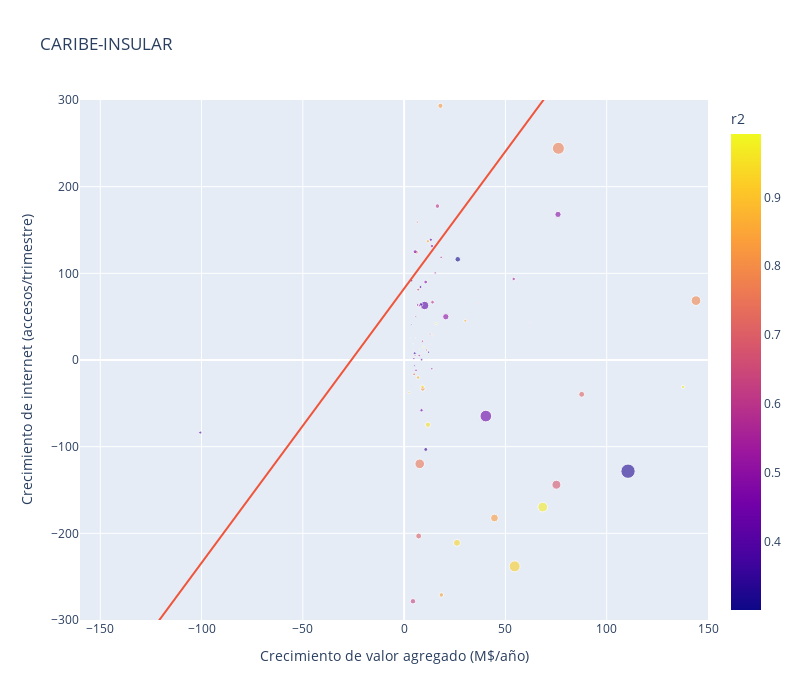

The notebook cell saved with this chart:
### Markdown cell above
Estas gráficas de $\beta_1(\alpha_1)$ ofrecen patrones interesantes de asociación para cada región. El tamaño de los marcadores es proporcional a $\sqrt{\bar{a}}$ (medida del tamaño del mercado). El color es proporcional a $r^2$ de la pendiente de $\beta_1$. Esto último quiere decir que los puntos más amarillos ofrecen un patrón estadísticamente más certero.

### Code cell
regg=regl[5]
rx=[-160,150]
ry=[-300,300]
# rx=None
# ry=None
fig = px.scatter(dfmpc[dfmpc.region==regg], x="vaslope", y="slope",size="meanacc", color="r2",hover_name="mpio",size_max=50,width=800,height=700,labels={"vaslope": "Crecimiento de valor agregado (M$/año)","slope": "Crecimiento de internet (accesos/trimestre)"},opacity=0.6,trendline='ols',title=regg,template='plotly',range_y=ry,range_x=rx)

fig.show()

### Figure 1 — Plotly figure (JSON) as saved in the notebook; plotly's stock layout.template omitted (floating-point values rounded to 4 significant figures)
{"data": [{"hovertemplate": "<b>%{hovertext}</b><br><br>Crecimiento de valor agregado (M$/año)=%{x}<br>Crecimiento de internet (accesos/trimestre)=%{y}<br>meanacc=%{marker.size}<br>r2=%{marker.color}<extra></extra>", "hovertext": ["ATLÁNTICO-BARRANQUILLA", "CESAR-VALLEDUPAR", "CÓRDOBA-MONTERÍA", "LA GUAJIRA-RIOHACHA", "MAGDALENA-SANTA MARTA", "SUCRE-SINCELEJO", "BOLÍVAR-CARTAGENA", "ARCHIPIÉLAGO DE SAN ANDRÉS, PROVIDENCIA Y SANTA CATALINA-SAN ANDRÉS", "CESAR-AGUSTÍN CODAZZI", "CESAR-BOSCONIA", "CESAR-CHIRIGUANÁ", "CESAR-CURUMANÍ", "CESAR-EL PASO", "CESAR-MANAURE", "CESAR-PAILITAS", "CESAR-RÍO DE ORO", "CESAR-SAN ALBERTO", "CESAR-SAN DIEGO", "LA GUAJIRA-ALBANIA", "LA GUAJIRA-BARRANCAS", "LA GUAJIRA-DISTRACCIÓN", "LA GUAJIRA-FONSECA", "LA GUAJIRA-MAICAO", "LA GUAJIRA-SAN JUAN DEL CESAR", "CÓRDOBA-LORICA", "MAGDALENA-EL BANCO", "SUCRE-COROZAL", "SUCRE-SANTIAGO DE TOLÚ", "CÓRDOBA-SAHAGÚN", "ATLÁNTICO-SOLEDAD", "MAGDALENA-PIVIJAY", "MAGDALENA-FUNDACIÓN", "MAGDALENA-PLATO", "MAGDALENA-CIÉNAGA", "BOLÍVAR-TURBACO", "LA GUAJIRA-VILLANUEVA", "BOLÍVAR-ARJONA", "SUCRE-SAN LUIS DE SINCÉ", "BOLÍVAR-SAN PABLO", "BOLÍVAR-SAN JUAN NEPOMUCENO", "BOLÍVAR-SANTA CRUZ DE MOMPOX", "ATLÁNTICO-SANTO TOMÁS", "MAGDALENA-ARIGUANÍ", "SUCRE-SAN ONOFRE", "ATLÁNTICO-GALAPA", "SUCRE-SAN MARCOS", "MAGDALENA-ARACATACA", "SUCRE-SUCRE", "CÓRDOBA-SAN CARLOS", "SUCRE-COVEÑAS", "SUCRE-MORROA", "SUCRE-SAN JUAN DE BETULIA", "CÓRDOBA-PUERTO ESCONDIDO", "CÓRDOBA-PUERTO LIBERTADOR", "CÓRDOBA-SAN ANDRÉS DE SOTAVENTO", "CÓRDOBA-SAN BERNARDO DEL VIENTO", "CÓRDOBA-SAN PELAYO", "CÓRDOBA-LOS CÓRDOBAS", "CÓRDOBA-AYAPEL", "CÓRDOBA-CANALETE", "CÓRDOBA-CIÉNAGA DE ORO", "CÓRDOBA-COTORRA", "ARCHIPIÉLAGO DE SAN ANDRÉS, PROVIDENCIA Y SANTA CATALINA-PROVIDENCIA", "BOLÍVAR-EL PEÑÓN", "BOLÍVAR-HATILLO DE LOBA", "BOLÍVAR-MARGARITA", "BOLÍVAR-SAN FERNANDO", "BOLÍVAR-NOROSÍ", "BOLÍVAR-PINILLOS", "BOLÍVAR-REGIDOR", "BOLÍVAR-SANTA ROSA", "MAGDALENA-ALGARROBO", "MAGDALENA-CHIVOLO", "MAGDALENA-REMOLINO", "MAGDALENA-SAN SEBASTIÁN DE BUENAVISTA", "MAGDALENA-SANTA ANA", "MAGDALENA-EL RETÉN", "MAGDALENA-NUEVA GRANADA", "MAGDALENA-PIJIÑO DEL CARMEN", "ATLÁNTICO-CANDELARIA", "BOLÍVAR-ACHÍ", "ATLÁNTICO-LURUACO", "ATLÁNTICO-MANATÍ", "ATLÁNTICO-PONEDERA", "ATLÁNTICO-REPELÓN", "BOLÍVAR-CANTAGALLO", "BOLÍVAR-SANTA ROSA DEL SUR", "MAGDALENA-SITIONUEVO", "MAGDALENA-ZAPAYÁN", "MAGDALENA-ZONA BANANERA", "BOLÍVAR-EL GUAMO", "SUCRE-CHALÁN", "SUCRE-EL ROBLE", "SUCRE-BUENAVISTA", "ATLÁNTICO-TUBARÁ", "ATLÁNTICO-JUAN DE ACOSTA", "ATLÁNTICO-PALMAR DE VARELA", "ATLÁNTICO-PIOJÓ", "ATLÁNTICO-SUAN", "ATLÁNTICO-CAMPO DE LA CRUZ", "ATLÁNTICO-POLONUEVO", "ATLÁNTICO-SANTA LUCÍA", "ATLÁNTICO-USIACURÍ"], "legendgroup": "", "marker": {"color": [0.6604, 0.3818, 0.9034, 0.5272, 0.6704, 0.4434, 0.992, 0.6824, 0.7886, 0.4165, 0.3911, 0.6038, 0.9623, 0.3721, 0.4493, 0.6056, 0.4554, 0.504, 0.5654, 0.311, 0.884, 0.754, 0.3271, 0.9353, 0.9692, 0.301, 0.4418, 0.9495, 0.9224, 0.4509, 0.593, 0.5037, 0.5752, 0.8491, 0.9373, 0.6343, 0.8259, 0.857, 0.6548, 0.8443, 0.6846, 0.5537, 0.74, 0.5023, 0.7719, 0.8262, 0.6063, 0.4337, 0.9512, 0.5044, 0.8706, 0.6422, 0.3385, 0.5712, 0.4929, 0.4964, 0.8193, 0.3652, 0.4956, 0.6406, 0.7138, 0.7409, 0.6993, 0.3811, 0.6586, 0.6441, 0.5745, 0.6566, 0.6591, 0.8973, 0.695, 0.4686, 0.4833, 0.5285, 0.6407, 0.4, 0.4073, 0.9365, 0.3536, 0.5017, 0.7938, 0.9398, 0.5419, 0.3722, 0.3417, 0.694, 0.9369, 0.8672, 0.8391, 0.5583, 0.6646, 0.75, 0.5957, 0.5843, 0.6436, 0.3541, 0.7017, 0.4856, 0.351, 0.5329, 0.6111, 0.4848, 0.6015], "coloraxis": "coloraxis", "opacity": 0.6, "size": [272000.0, 87510.0, 67000.0, 27510.0, 109200.0, 43090.0, 178400.0, 4416.0, 5113.0, 3812.0, 517.0, 741.2, 683.2, 140.6, 613.2, 22.0, 1994.0, 331.8, 1385.0, 1526.0, 277.2, 5030.0, 11180.0, 2604.0, 5166.0, 1688.0, 7427.0, 1525.0, 6525.0, 99090.0, 2733.0, 6618.0, 4299.0, 9102.0, 14840.0, 1645.0, 3318.0, 629.4, 1530.0, 1128.0, 1252.0, 3562.0, 778.8, 316.2, 7895.0, 1429.0, 1145.0, 42.0, 285.6, 2159.0, 693.2, 266.4, 293.2, 354.4, 762.6, 382.6, 1186.0, 194.4, 2113.0, 75.0, 1905.0, 443.8, 20.4, 44.4, 24.2, 29.0, 32.2, 137.0, 29.8, 48.4, 282.8, 853.2, 279.6, 179.2, 470.0, 364.0, 550.2, 228.8, 338.4, 404.0, 87.2, 691.0, 710.6, 482.0, 757.2, 85.0, 2008.0, 512.4, 40.2, 657.0, 76.2, 2.8, 10.8, 362.8, 233.8, 853.0, 1911.0, 16.6, 487.6, 287.4, 324.6, 290.2, 228.8], "sizemode": "area", "sizeref": 108.8, "symbol": "circle"}, "mode": "markers", "name": "", "orientation": "v", "showlegend": false, "x": [1544.0, 320.6, 314.8, 169.8, 369.9, 229.1, 1458.0, 75.18, 144.1, 10.12, -100.6, 14.01, 137.7, 3.55, 8.59, 15.16, 22.42, 15.31, -317.1, 612.3, 2.461, 7.699, 110.5, 26.08, 68.42, 26.47, 40.33, 11.73, 54.56, 350.3, 5.823, 31.99, 22.65, 90.58, 105.6, 4.364, 44.59, 11.7, 15.47, 18.36, 19.28, 15.04, 6.184, 13.68, 76.15, 17.93, 16.43, 10.09, 15.8, 20.57, 6.905, 6.455, 12.1, 18.26, 10.64, 5.872, 9.219, 5.121, 75.95, 12.77, 87.65, 4.937, 12.67, 2.23, 7.41, 7.472, 3.26, 36.5, 8.234, 4.427, 11.11, 5.439, 8.101, 5.768, 6.95, 8.617, 13.19, 9.506, 3.716, 6.729, 14.19, 9.052, 13.71, 8.081, 8.287, 61.86, 20.61, 30.22, 5.489, 54.08, 4.512, 2.669, 3.095, 7.468, 12.78, 10.68, 7.169, 2.946, 5.208, 7.641, 9.057, 4.812, 5.401], "xaxis": "x", "y": [4427.0, 1007.0, 903.3, 628.7, 12650.0, 199.9, 3826.0, -143.9, 68.5, 62.9, -83.7, 66.7, -31.1, 40.7, -58.0, 3.6, 675.4, 100.5, 67.1, -154.8, -37.3, -119.8, -128.3, -211.0, -169.7, 116.2, -64.7, -74.7, -238.1, 1510.0, 462.7, 866.3, 401.6, 1145.0, 594.3, -278.4, -182.3, 137.0, 402.3, -271.1, 325.8, -464.2, 124.4, -10.1, 244.3, 293.3, 177.6, 8.5, 41.9, 49.9, -20.2, 159.1, 9.0, 118.5, 90.0, -11.8, -33.3, -6.7, 168.0, 17.8, -39.6, -16.5, -2.0, -17.2, 5.8, 12.5, 25.3, 65.6, 7.4, 18.7, 11.5, 124.9, 64.1, 50.2, 81.2, 0.4, 138.8, 15.1, 91.5, 63.5, 28.4, -30.9, 131.5, 84.2, 64.0, 43.3, 319.0, 45.3, 25.4, 93.5, 10.7, -0.6, 3.3, 5.2, 29.9, -103.2, -203.1, 2.6, 7.7, 62.6, 21.7, 1.6, 5.4], "yaxis": "y", "type": "scatter"}, {"hovertemplate": "<b>OLS trendline</b><br>slope = 3.16481 * vaslope + 82.4232<br>R<sup>2</sup>=0.267016<br><br>Crecimiento de valor agregado (M$/año)=%{x}<br>Crecimiento de internet (accesos/trimestre)=%{y} <b>(trend)</b><extra></extra>", "legendgroup": "", "marker": {"symbol": "circle"}, "mode": "lines", "name": "", "showlegend": false, "x": [-317.1, -100.6, 2.23, 2.461, 2.669, 2.946, 3.095, 3.26, 3.55, 3.716, 4.364, 4.427, 4.512, 4.812, 4.937, 5.121, 5.208, 5.401, 5.439, 5.489, 5.768, 5.823, 5.872, 6.184, 6.455, 6.729, 6.905, 6.95, 7.169, 7.41, 7.468, 7.472, 7.641, 7.699, 8.081, 8.101, 8.234, 8.287, 8.59, 8.617, 9.052, 9.057, 9.219, 9.506, 10.09, 10.12, 10.64, 10.68, 11.11, 11.7, 11.73, 12.1, 12.67, 12.77, 12.78, 13.19, 13.68, 13.71, 14.01, 14.19, 15.04, 15.16, 15.31, 15.47, 15.8, 16.43, 17.93, 18.26, 18.36, 19.28, 20.57, 20.61, 22.42, 22.65, 26.08, 26.47, 30.22, 31.99, 36.5, 40.33, 44.59, 54.08, 54.56, 61.86, 68.42, 75.18, 75.95, 76.15, 87.65, 90.58, 105.6, 110.5, 137.7, 144.1, 169.8, 229.1, 314.8, 320.6, 350.3, 369.9, 612.3, 1458.0, 1544.0], "xaxis": "x", "y": [-921.1, -236.1, 89.48, 90.21, 90.87, 91.75, 92.22, 92.74, 93.66, 94.18, 96.24, 96.43, 96.7, 97.65, 98.05, 98.63, 98.91, 99.52, 99.64, 99.79, 100.7, 100.9, 101.0, 102.0, 102.9, 103.7, 104.3, 104.4, 105.1, 105.9, 106.1, 106.1, 106.6, 106.8, 108.0, 108.1, 108.5, 108.7, 109.6, 109.7, 111.1, 111.1, 111.6, 112.5, 114.4, 114.4, 116.1, 116.2, 117.6, 119.5, 119.5, 120.7, 122.5, 122.8, 122.9, 124.2, 125.7, 125.8, 126.8, 127.3, 130.0, 130.4, 130.9, 131.4, 132.4, 134.4, 139.2, 140.2, 140.5, 143.5, 147.5, 147.7, 153.4, 154.1, 165.0, 166.2, 178.1, 183.7, 198.0, 210.1, 223.5, 253.6, 255.1, 278.2, 299.0, 320.3, 322.8, 323.4, 359.8, 369.1, 416.6, 432.2, 518.2, 538.4, 619.7, 807.6, 1079.0, 1097.0, 1191.0, 1253.0, 2020.0, 4695.0, 4970.0], "yaxis": "y", "type": "scatter"}], "layout": {"xaxis": {"anchor": "y", "domain": [0.0, 1.0], "title": {"text": "Crecimiento de valor agregado (M$/año)"}, "range": [-160, 150]}, "yaxis": {"anchor": "x", "domain": [0.0, 1.0], "title": {"text": "Crecimiento de internet (accesos/trimestre)"}, "range": [-300, 300]}, "coloraxis": {"colorbar": {"title": {"text": "r2"}}, "colorscale": [[0.0, "#0d0887"], [0.1111, "#46039f"], [0.2222, "#7201a8"], [0.3333, "#9c179e"], [0.4444, "#bd3786"], [0.5556, "#d8576b"], [0.6667, "#ed7953"], [0.7778, "#fb9f3a"], [0.8889, "#fdca26"], [1.0, "#f0f921"]]}, "legend": {"tracegroupgap": 0, "itemsizing": "constant"}, "title": {"text": "CARIBE-INSULAR"}, "height": 700, "width": 800}}
